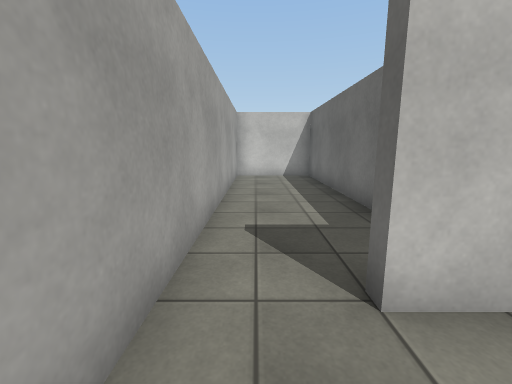
View 1 (above)

24 first-person views from a walk through a 3-D level made in the Unity game engine. The camera is 1.3 m above the floor, tilts 10° down and sees 90° across. The floor is counted in squares, 1 m on a side. Each view is taken from the middle of a square. On the plan, view 1 faces up. The plan holds only what a view shows up to about 13 squares ahead; the rest is blank. The place goes on beyond the plan. Surface patterns are stand-ins for the level's own textures.

View 2
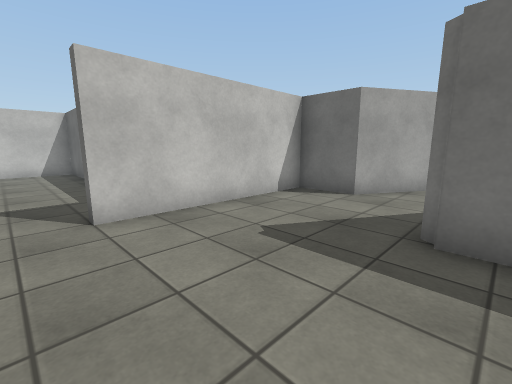

View 3
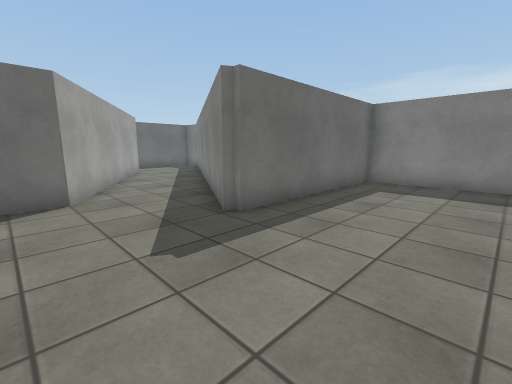

View 4
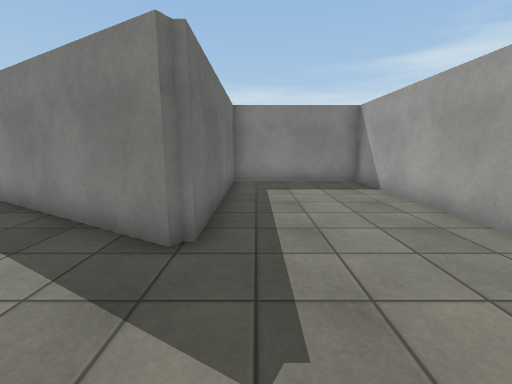

View 5
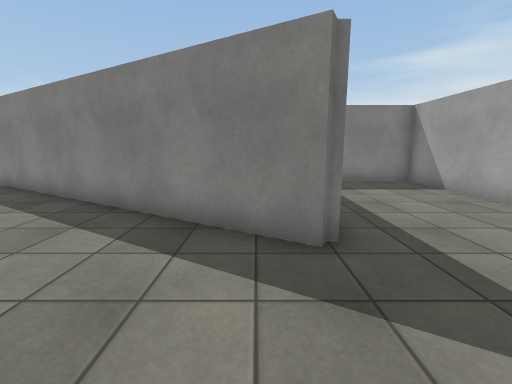

View 6
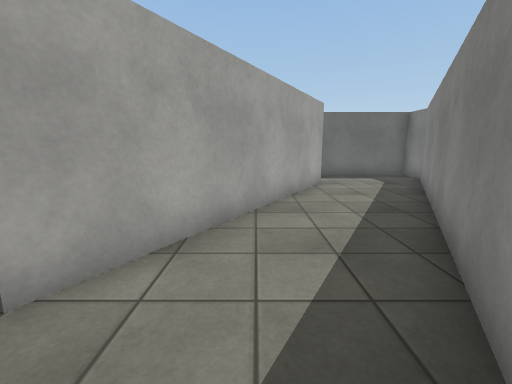

View 7
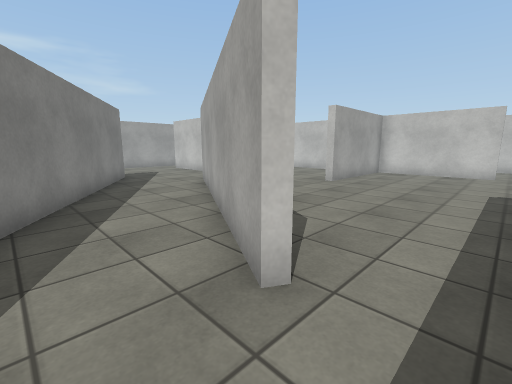

View 8
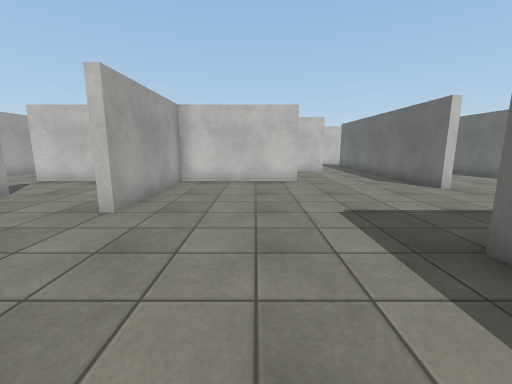

View 9
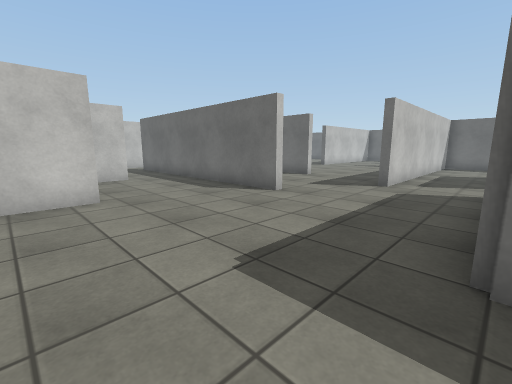

View 10
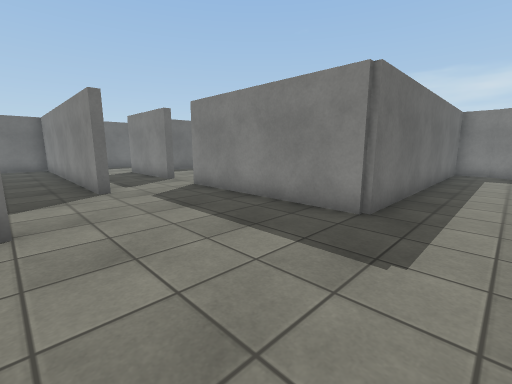

View 11
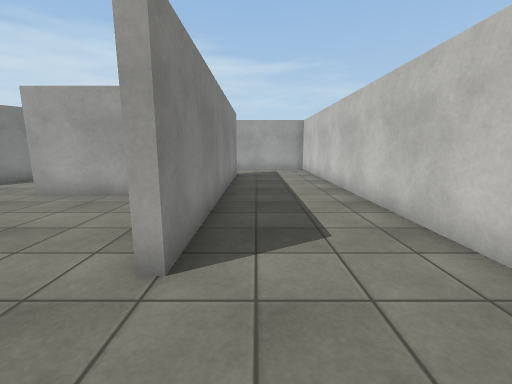

View 12
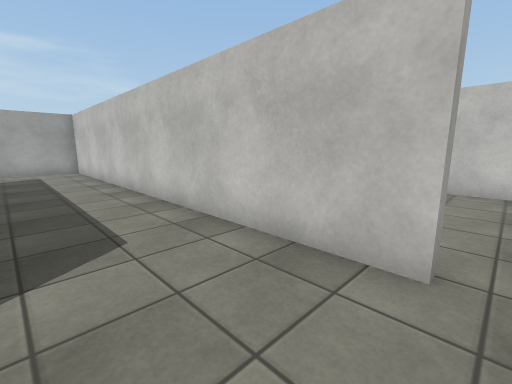

View 13
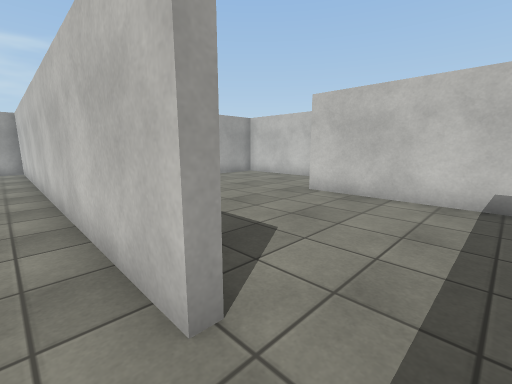

View 14
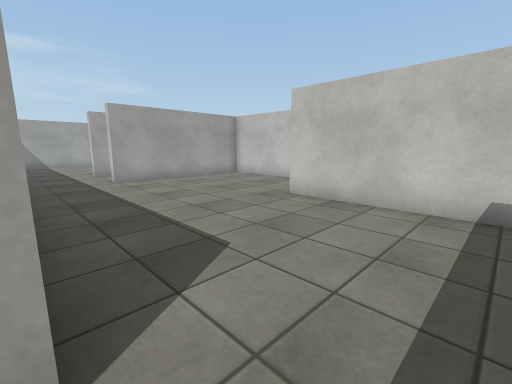

View 15
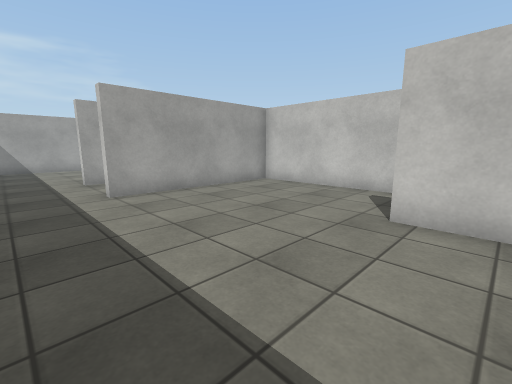

View 16
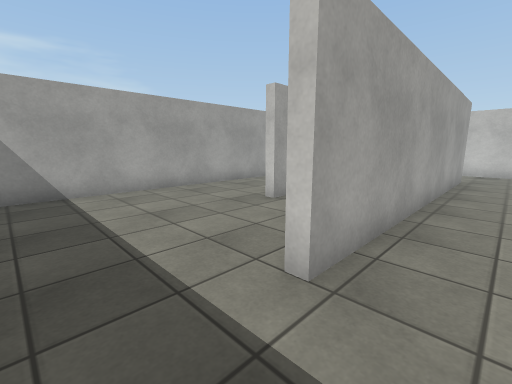

View 17
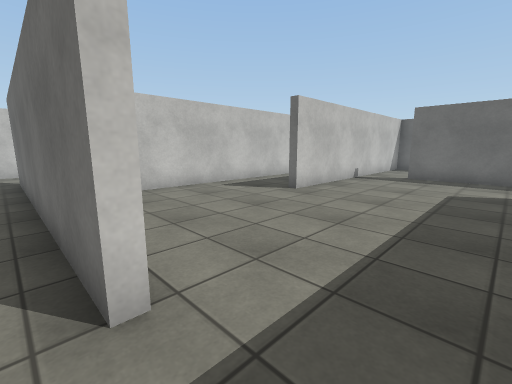

View 18
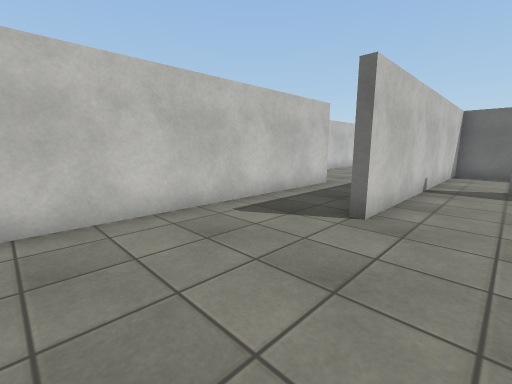

View 19
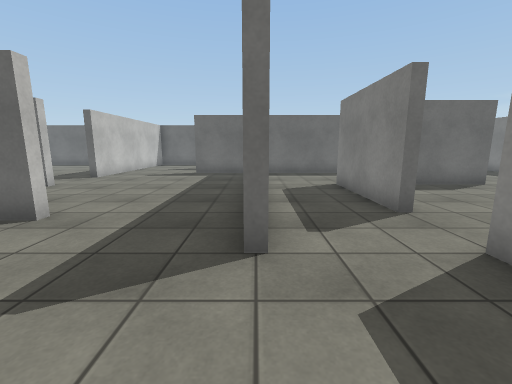

View 20
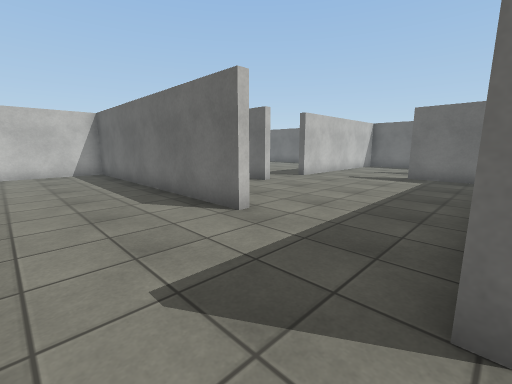

View 21
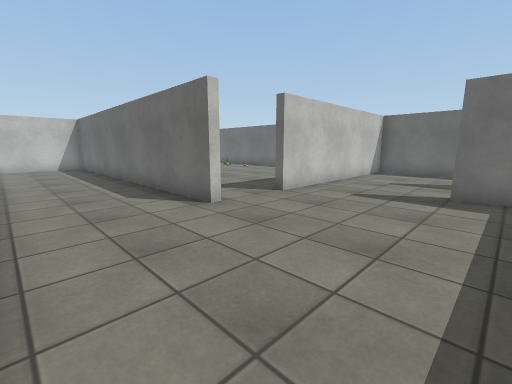

View 22
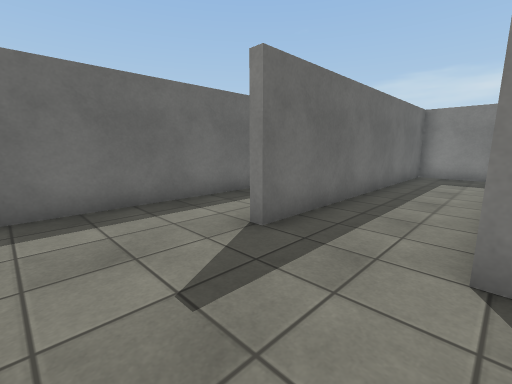

View 23
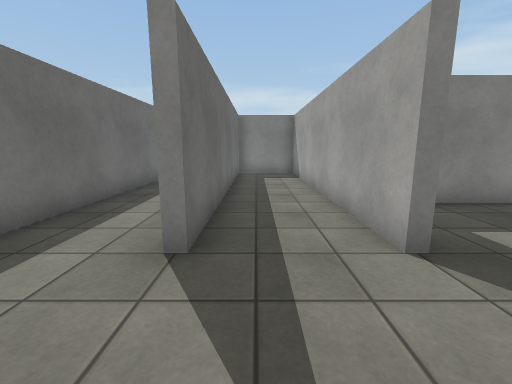

View 24
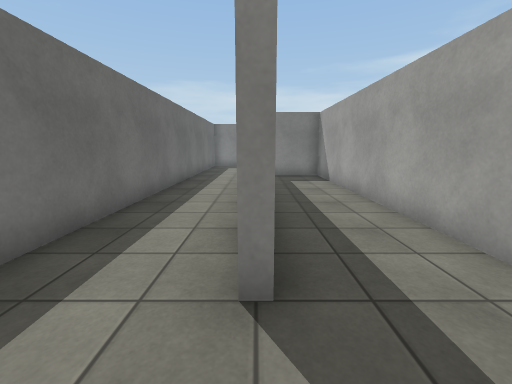

### Floor plan
Points are (right, up) in squares from view 1. A wall is a line through its corners. A room is listed if a view was taken in it or the views show most of it. See-through windows are left out.
Room 1 (views 1, 2, 3, 4, 5, 6)
walls: (4, -2.1) (12.9, -7.3); (-0.8, -2.6) (-0.8, -8.9) (3.8, -8.9) (3.8, -2.4); (-0.8, 1.6) (-0.8, 0.6); (14.5, -4.5) (6.8, 0) (6.8, 1.8) (1, 1.8)
ways out: opening at (14.5, -5.5) to room 2; opening at (0, 2) to room 6
Room 2 (views 7, 8, 9, 10, 11, 12, 13, 19, 20)
walls: (15.6, 7.8) (11.2, 7.8) (11.2, 3) (10.8, 3); (20.2, 6) (19.9, 6) (19.9, 11.5); (17.6, 11.8) (2.7, 11.8) (2.7, 9); (7.6, -0.1) (8.5, -0.6); (5.8, 8.1) (15.6, 8.1); (25, 0.8) (25, 1.1) (29, 1.1); (12.9, -7.3) (15.7, -8.9) (16.8, -8.9) (16.8, 1.1) (23, 1.1); (29.9, 3.8) (23, 3.8) (23, 4.1)
ways out: opening at (14.5, -5.5) to room 1; opening at (18.5, 12) to room 3; opening at (21.5, 5.5) to room 5; opening at (4.5, 8); opening at (7, 6.5); opening at (23.5, 1); opening at (29.5, 2.5)
Room 3 (views 14, 15, 18)
walls: (20.4, 17.8) (14.5, 17.8); (18.6, 20.8) (8.7, 20.8) (8.7, 14.9); (19.9, 11.5) (19.9, 16)
ways out: opening at (18.5, 12) to room 2; opening at (9, 13.5) to room 4; opening at (19, 19.5) to room 5; opening at (20, 16.5) to room 5
Room 4 (views 16, 17)
walls: (8.4, 14.9) (8.4, 21.5); (5.7, 21.5) (5.7, 15)
ways out: opening at (9, 13.5) to room 3; opening at (6, 13.5)
Room 5 (views 21, 22, 23, 24)
walls: (28.4, 10.9) (28.4, 21.2); (24.4, 7.9) (24.4, 17.8) (20.4, 17.8); (32.9, 4.6) (32.9, 7) (33.1, 7) (33.1, -2.9) (35.8, -2.9) (35.8, 7) (36.3, 7); (23, 4.1) (31.9, 4.1); (38.8, -4.1) (38.8, 10.8) (31, 10.8)
ways out: opening at (21.5, 5.5) to room 2; opening at (19, 19.5) to room 3; opening at (20, 16.5) to room 3; opening at (30, 11); opening at (37.5, -4)
Room 6 (no view inside)
walls: (2.4, 5.1) (2.4, 11.8) (-0.8, 11.8) (-0.8, 1.6); (1, 1.8) (1, 2.2)
ways out: opening at (0, 2) to room 1

Where each view was taken, in squares from view 1:
view 1: 0 up, 0 right, facing up
view 2: 3 down, 0 right, facing up-right
view 3: 1 up, 0 right, facing down-right
view 4: 1 up, 3 right, facing down
view 5: 1 up, 5 right, facing down
view 6: 2 down, 5 right, facing right
view 7: 6 down, 16 right, facing up-left
view 8: 2 down, 14 right, facing up
view 9: 1 up, 14 right, facing up-right
view 10: 6 up, 15 right, facing down-right
view 11: 9 up, 18 right, facing left
view 12: 9 up, 18 right, facing up-left
view 13: 11 up, 19 right, facing up-left
view 14: 12 up, 19 right, facing up-left
view 15: 13 up, 16 right, facing up-left
view 16: 13 up, 7 right, facing up-left
view 17: 13 up, 8 right, facing up-right
view 18: 16 up, 10 right, facing up-right
view 19: 4 up, 20 right, facing right
view 20: 4 up, 21 right, facing up-right
view 21: 6 up, 25 right, facing up-right
view 22: 10 up, 33 right, facing down-right
view 23: 10 up, 35 right, facing down
view 24: 9 up, 36 right, facing down
